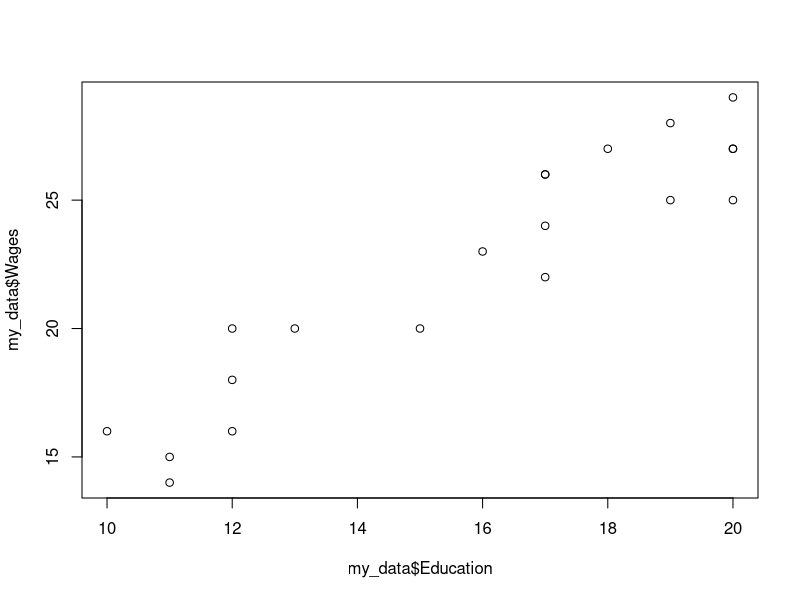

This chart was generated by the following R code:
my_data = read.table("linear_regression/wages_education.csv", header=TRUE, sep=",")
plot(my_data$Education, my_data$Wages)
cor(my_data$Education, my_data$Wages)
